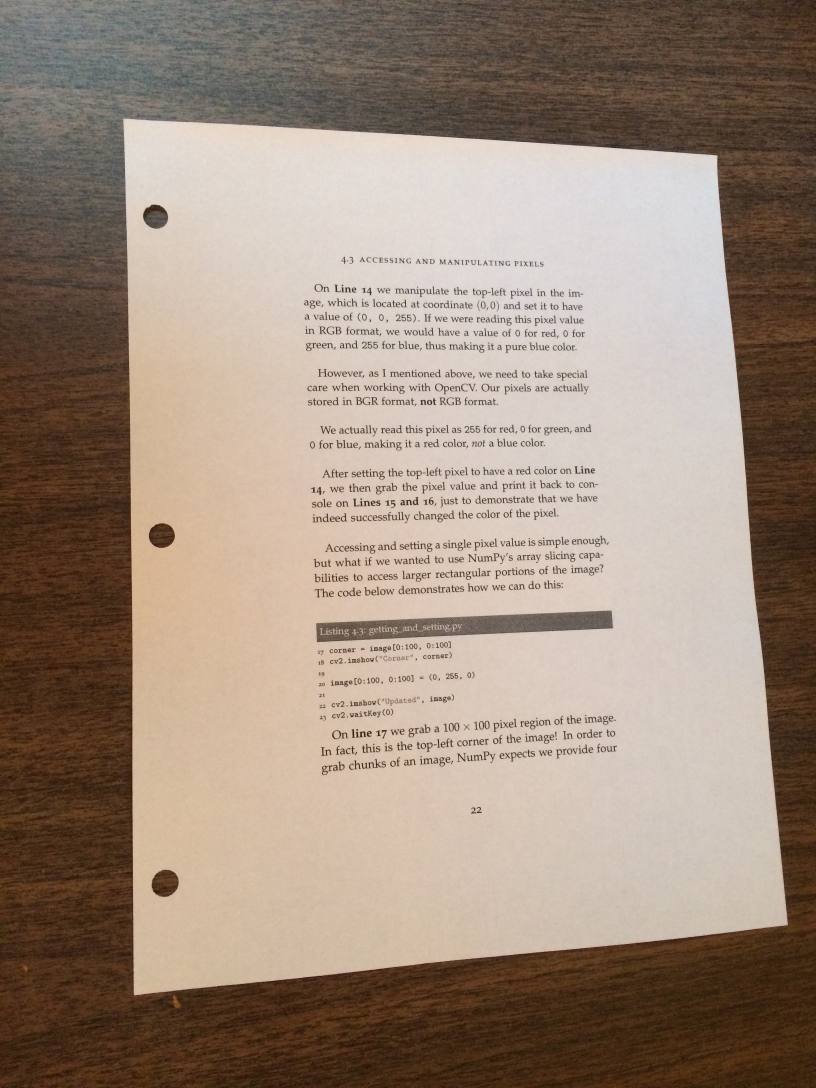
#> input picture page.jpg, 2448 x 3264 px (shown at 1/3 size)
$ python -i ocr.py   (imports and definitions only)
#> lines starting #> are read from the running program, lines starting #| are printed output that depends on the picture; after the words box and inside, x2 and y2 are one past the last pixel; in counts of white or black regions, pixels touching at a corner belong together; long printed decimals are rounded
#> further down, picture is the input picture: shape (3264, 2448, 3); mean B, G, R 123.7, 138.6, 156.7
# Author：Winter Liu is coming!
import cv2 as cv
import numpy as np
import pytesseract


# 预处理，高斯滤波（用处不大），4次开操作
# 过滤轮廓唯一
def contour_demo(img):
    gray = cv.cvtColor(img, cv.COLOR_BGR2GRAY)
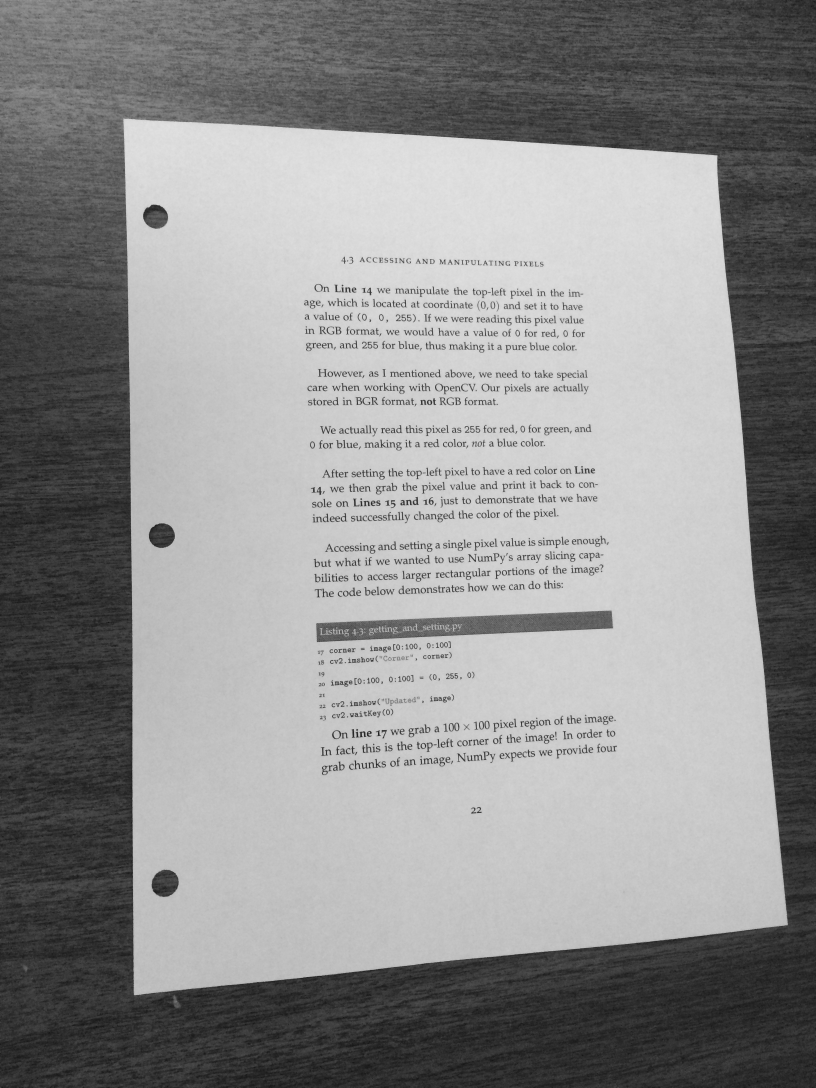
#> gray: shape (3264, 2448) (shown at 1/3 size); min 7, max 237, mean 142.4
    gray = cv.GaussianBlur(gray, (5, 5), 1)
    ref, thresh = cv.threshold(gray, 127, 255, cv.THRESH_BINARY)
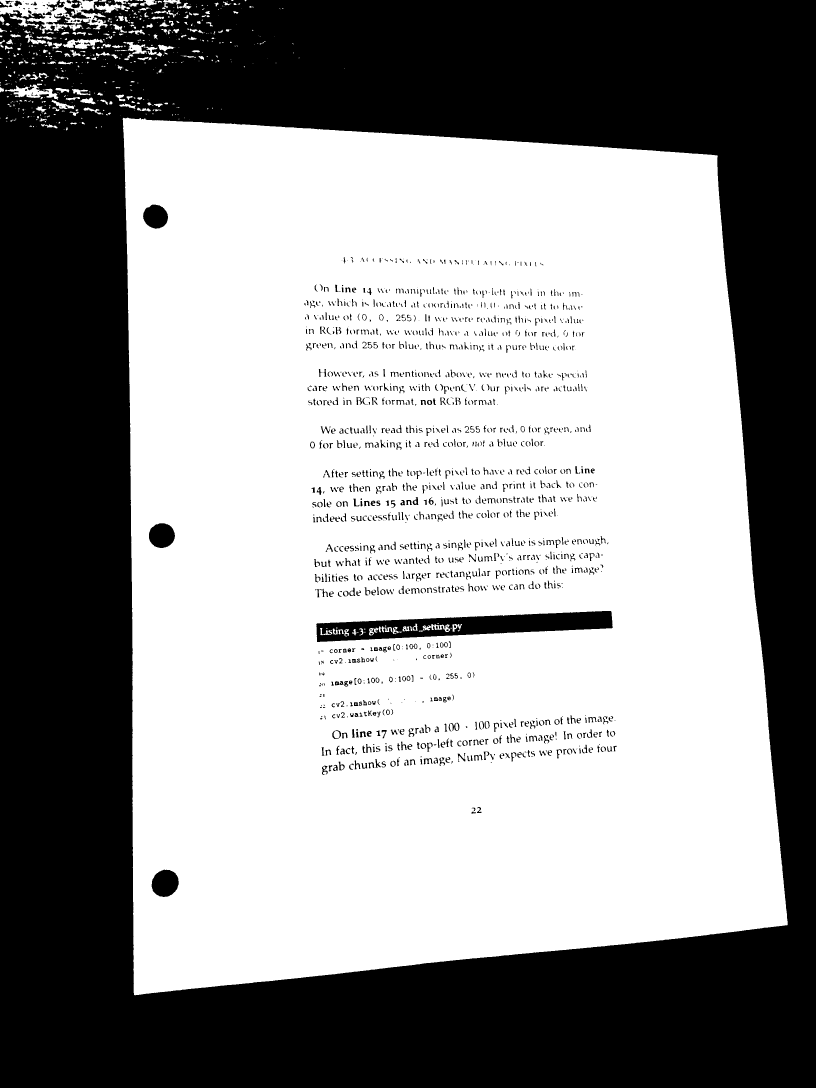
#> thresh: shape (3264, 2448) (shown at 1/3 size); 56.6% white; 1758 black regions (436 under 20 px), largest, box (x1, y1, x2, y2) and area: (0, 0, 2448, 3264) 3325267, (949, 1833, 1838, 1926) 43863, (455, 2609, 536, 2691) 5151
    kernel = np.ones((9, 9), np.uint8)
    thresh = cv.morphologyEx(thresh, cv.MORPH_OPEN, kernel, iterations=4)
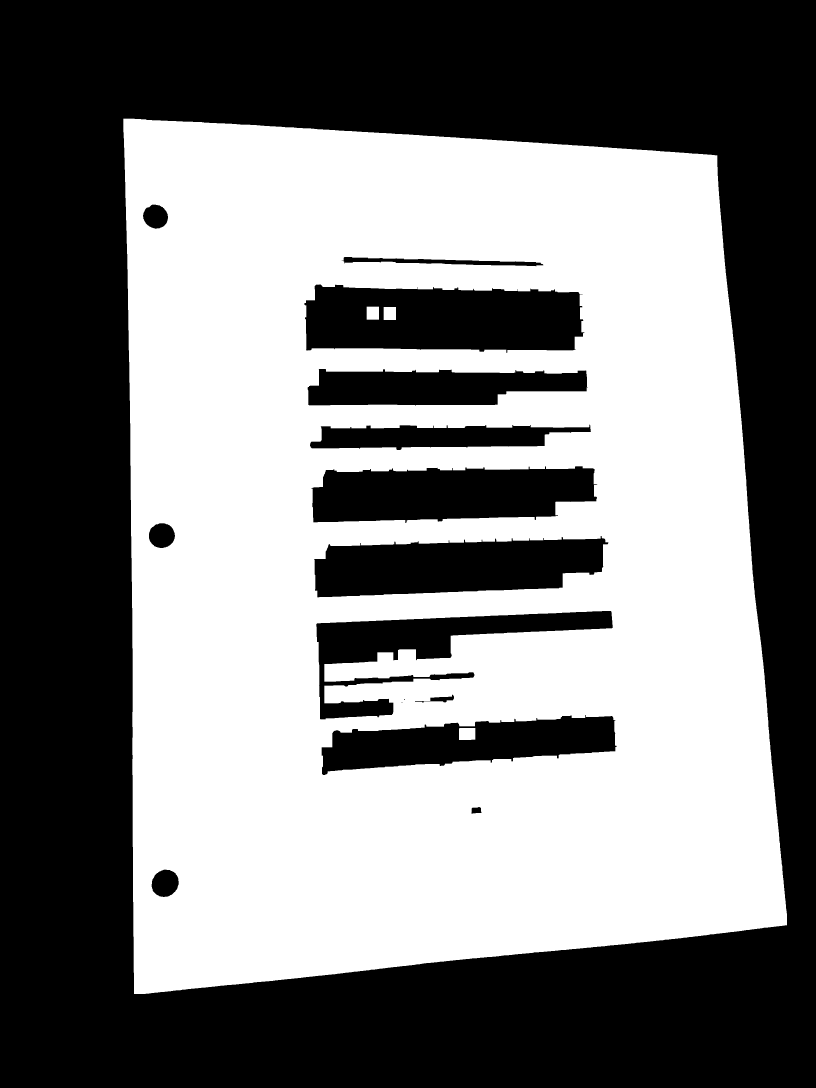
#> thresh: shape (3264, 2448) (shown at 1/3 size); 49% white; 4 white regions
    contours, hierachy = cv.findContours(thresh, cv.RETR_EXTERNAL, cv.CHAIN_APPROX_SIMPLE)
#> contours = 1 contour; box (x1, y1, x2, y2) and area: (370, 356, 2361, 2982) 4610422
    print(len(contours))
#| 1
    return contours


def capture(img):
    contours = contour_demo(img)
    # 轮廓唯一，以后可以扩展
    contour = contours[0]
#> contour = contour of 1130 points, box (x1, y1, x2, y2) (370, 356, 2361, 2982), area 4610422
    # 求周长，可在后面的转换中使用周长和比例
    print(cv.arcLength(contour,True))
#| 8906.202
    img_copy = img.copy()
    # 使用approxPolyDP，将轮廓转换为直线，22为精度（越高越低），TRUE为闭合
    approx = cv.approxPolyDP(contour, 22, True)
#> approx = [[370, 356], [402, 2981], [2360, 2775], [2151, 466]]
    # print(approx.shape)
    # print(approx)
    # cv.drawContours(img_copy, [approx], -1, (255, 0, 0), 15)
    n = []
    # 生产四个角的坐标点
    for x, y in zip(approx[:, 0, 0], approx[:, 0, 1]):
        n.append((x, y))
#> this loop made 4 passes
#> after the loop, n = [(370, 356), (402, 2981), (2360, 2775), (2151, 466)]
    p1 = np.array(n, dtype=np.float32)
#> p1 has the same summary as approx
    # 对应点
    p2 = np.array([(0, 0), (0, 1500), (1000, 1500), (1000, 0)], dtype=np.float32)
    M = cv.getPerspectiveTransform(p1, p2) # 变换矩阵
#> M = [[0.494, -0.00602, -180.7], [-0.0391, 0.633, -210.8], [-6.57e-05, 4.47e-05, 1]]
    # 使用透视变换
    result = cv.warpPerspective(img_copy, M, (0, 0))
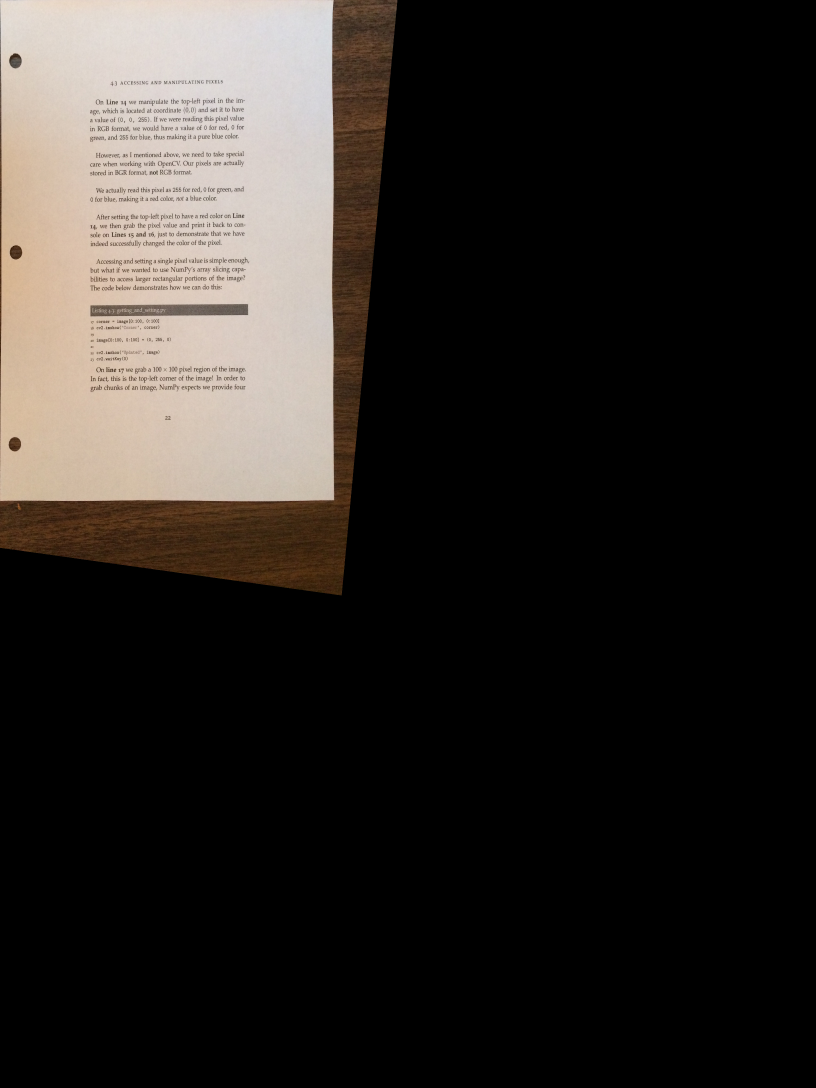
#> result: shape (3264, 2448, 3) (shown at 1/3 size); mean B, G, R 35.9, 39.3, 43.4
    # 重新截取
    result = result[:1501, :1001]
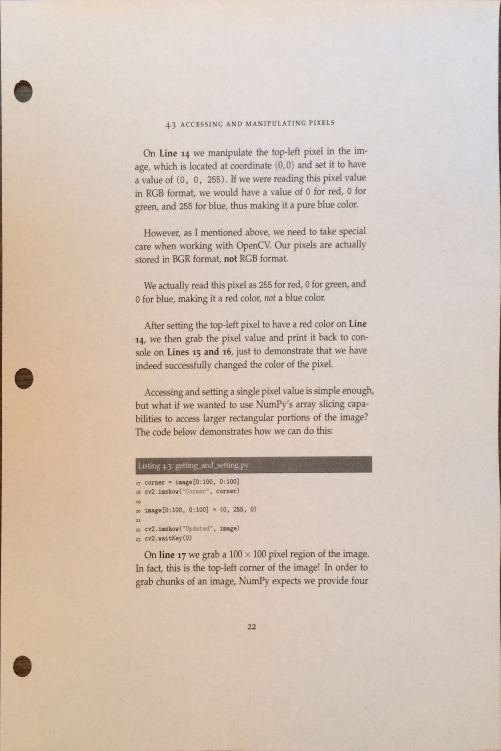
#> result: shape (1501, 1001, 3) (shown at 1/2 size); mean B, G, R 183.6, 196.3, 211.4
    cv.imwrite(r"D:\ocr.png", result)
    return result


# 图像识别代码，需要预先下载安装开源工具包 pytesseract，配置环境变量
# pip install pytesseract
# 修改“C:\Python\Python37\Lib\site-packages\pytesseract\pytesseract.py”中“cmd”为绝对路径
def ocr_img(img):
    gray = cv.cvtColor(img, cv.COLOR_BGR2GRAY)
    # 图像清晰度越高结果越精确，时间更长
    text = pytesseract.image_to_string(gray)
    print(text)


# [5 lines not run here, left out]

>>> import cv2
>>> picture = cv2.imread('page.jpg')
>>> result = capture(picture)
